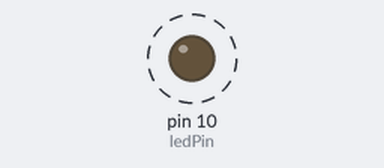
Bench run of a sketch on a simulated Arduino Uno, built for the host (arithmetic inside an expression is 32-bit, double 64-bit). Shown: output pins drawn as LEDs (lit = HIGH). Dashed ring = blinking.

Above: at 0.5 s.
Timing chart, 0 to 4.6 s (numbered marks = the images above):
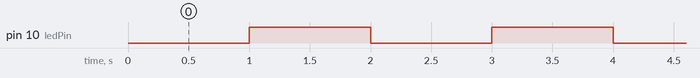

Measured:
- by itself, pin 10 (ledPin): alternates HIGH for 1.0 s and LOW for 1.0 s

The sketch:

accumulator.ino
```cpp
#include <EEPROM.h>


unsigned long startMillis;  //some global variables available anywhere in the program
unsigned long currentMillis;
const unsigned long period = 1000;  //the value is a number of milliseconds
const byte ledPin = 10;    //using the built in LED
int pulse = 0,volt = 10,amp = 20;
double energy = 0.0;
int count = 0;
int period1 = 1000;
unsigned long time_now = 0;
String Buffer, message;

void setup()
{
  Serial.begin(9600);  //start Serial in case we need to print debugging info
  pinMode(ledPin, OUTPUT);
  startMillis = millis();  //initial start time
}

void loop()
{
  currentMillis = millis();  //get the current "time" (actually the number of milliseconds since the program started)
  if (currentMillis - startMillis >= period)  //test whether the period has elapsed
  {
    digitalWrite(ledPin, !digitalRead(ledPin));  //if so, change the state of the LED.  Uses a neat trick to change the state
    pulse += 1;


    startMillis = currentMillis;  //IMPORTANT to save the start time of the current LED state.
  }

energy = volt * amp * pulse;

    //Serial.println(pulse);
    //Serial.println(energy);
    //delay(1000);

if (Serial.available() > 0) {
    // if date is coming from softwareserial port ==> data is coming from GPRS shield

      // reading data into char array

      while(Serial.available() < 0 ){

      }
      Buffer = Serial.read();


       if (Buffer == '*'){

        Serial.println(energy);
       }
       else if (Buffer == '$'){
        Serial.println("disconnected");
       }
}


}
```
